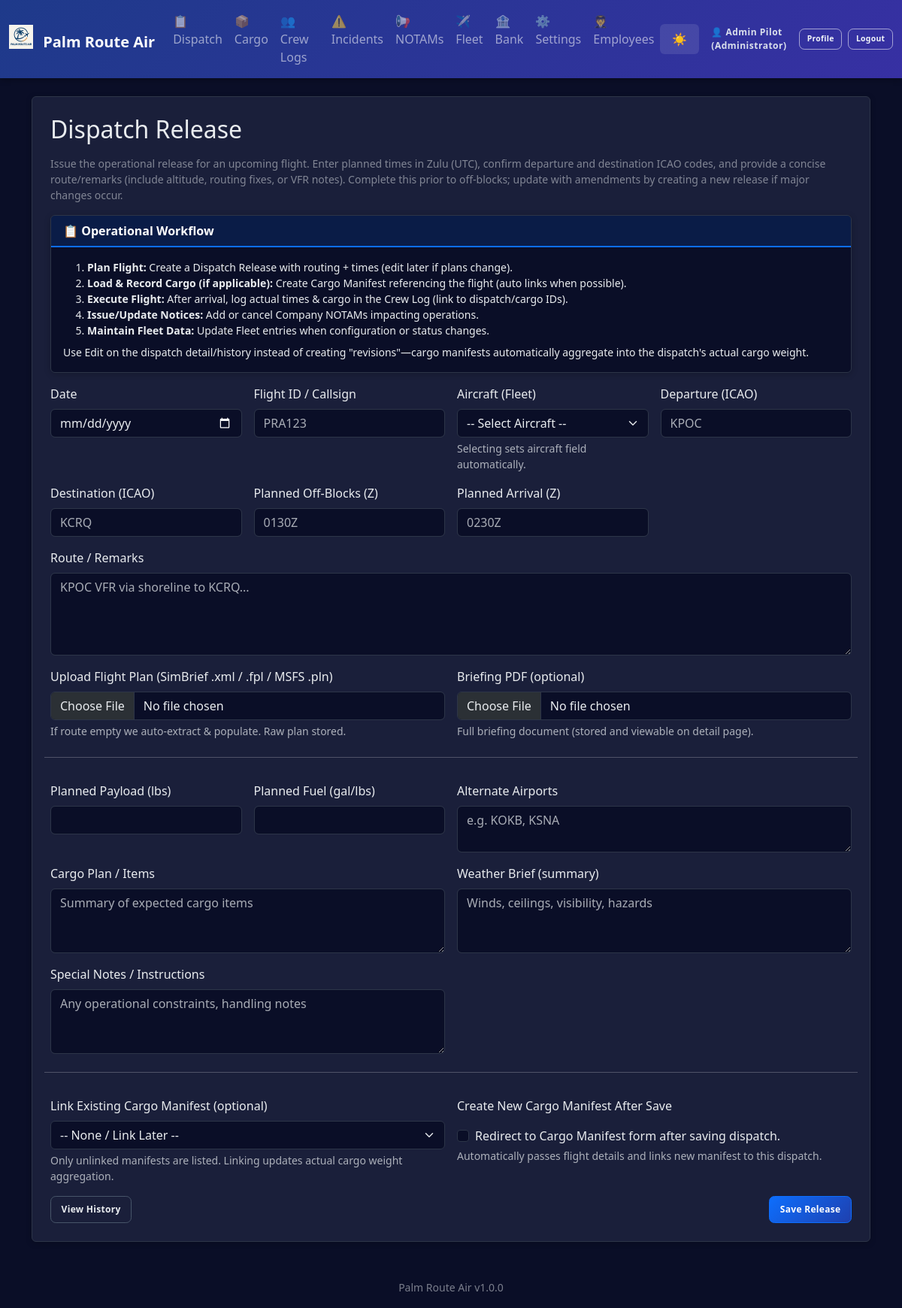
/dispatch (signed in), run on the app's committed database.
### app.py (models this page shows, shortened)
class AppSettings(db.Model):
    id = db.Column(db.Integer, primary_key=True)
    company_name = db.Column(db.String(100), default='Palm Route Air')
    logo_filename = db.Column(db.String(120))  # stored in static/logos/
    difficulty = db.Column(db.String(20), default='Normal')  # Easy, Normal, Hard, Realistic
    realism_fuel_variance = db.Column(db.Float, default=0.05)  # ±5% revenue jitter
    realism_destination_penalty = db.Column(db.Float, default=0.25)  # 25% penalty for missed destination
    currency_symbol = db.Column(db.String(5), default='$')
    distance_unit = db.Column(db.String(10), default='NM')  # NM or KM
    weight_unit = db.Column(db.String(10), default='lbs')  # lbs or kg
    show_workflow_help = db.Column(db.Integer, default=1)  # 1 = show, 0 = hide

class Employee(db.Model):
    id = db.Column(db.Integer, primary_key=True)
    name = db.Column(db.String(100), nullable=False)
    email = db.Column(db.String(120), unique=True)
    role = db.Column(db.String(50), default='Pilot')
    hire_date = db.Column(db.Date, default=datetime.date.today)
    active = db.Column(db.Integer, default=1)
    password_hash = db.Column(db.String(255))

### app.py (the view, shortened to what this page needs)
@app.route('/dispatch', methods=['GET', 'POST'])
@roles_required('Manager', 'Administrator')
def dispatch():
    defaults = {
        'date': request.args.get('date', ''),
        'flight_id': request.args.get('flight_id', ''),
        'fleet_entry_id': request.args.get('fleet_entry_id', ''),
        'departure': request.args.get('departure', ''),
        'destination': request.args.get('destination', ''),
        'offblocks': request.args.get('offblocks', ''),
        'arrival': request.args.get('arrival', ''),
        'route': request.args.get('route', ''),
        'payload_planned': request.args.get('payload_planned', ''),
        'fuel_planned': request.args.get('fuel_planned', ''),
        'cargo_plan': request.args.get('cargo_plan', ''),
        'alt_airports': request.args.get('alt_airports', ''),
        'weather_brief': request.args.get('weather_brief', ''),
        'special_notes': request.args.get('special_notes', '')
    }
    cargo_manifest_options = CargoManifest.query.filter_by(dispatch_release_id=None).order_by(CargoManifest.id.desc()).limit(25).all()
    fleet_entry_options = FleetEntry.query.order_by(FleetEntry.status.asc(), FleetEntry.registration.asc()).all()
    return render_template('dispatch_form.html', defaults=defaults, cargo_manifest_options=cargo_manifest_options, fleet_entry_options=fleet_entry_options)

### app.py (called while the page is built)
def roles_required(*roles):
    roles_set = set(roles)
    @wraps(roles_required)
    def decorator(f):
        @wraps(f)
        def inner(*args, **kwargs):
            if not session.get('employee_id'):
                flash('Login required.', 'error')
                return redirect(url_for('login'))
            emp = Employee.query.get(session['employee_id'])
            if not emp or (emp.role not in roles_set and emp.role != 'Administrator'):
                flash('Insufficient permissions.', 'error')
                return redirect(url_for('index'))
            return f(*args, **kwargs)
        return inner
    return decorator

@app.before_request
def enforce_login_globally():
    public_endpoints = {'login', 'logout', 'static'}
    if request.endpoint in public_endpoints or request.endpoint is None:
        return
    if not session.get('employee_id'):
        return redirect(url_for('login'))

@app.context_processor
def inject_settings():
    try:
        settings = AppSettings.query.first()
        if not settings:
            settings = AppSettings(company_name='Palm Route Air')
    except:
        settings = None
    current_employee = None
    if session.get('employee_id'):
        current_employee = Employee.query.get(session['employee_id'])
    return dict(app_settings=settings, app_version=APP_VERSION, current_employee=current_employee)

### templates/dispatch_form.html (shortened to what this page needs)
{% extends 'base.html' %}
{% block content %}
<div class="p-4 bg-white rounded shadow-sm">
  <h2 class="mb-3">Dispatch Release {% if edit_id %}Edit{% endif %}</h2>
  <p class="text-muted small">Issue the operational release for an upcoming flight. Enter planned times in Zulu (UTC), confirm departure and destination ICAO codes, and provide a concise route/remarks (include altitude, routing fixes, or VFR notes). Complete this prior to off-blocks; update with amendments by creating a new release if major changes occur.</p>
  {% include '_flow_help.html' %}
  <form method="post" enctype="multipart/form-data" class="row g-3" action="{% if edit_id %}{{ url_for('dispatch_edit', id=edit_id) }}{% else %}{{ url_for('dispatch') }}{% endif %}">
    <div class="col-md-3">
      <label class="form-label">Date</label>
      <input type="date" name="date" class="form-control" value="{{ defaults.date }}">
    </div>
    <div class="col-md-3">
      <label class="form-label">Flight ID / Callsign</label>
      <input type="text" name="flight_id" class="form-control" placeholder="PRA123" value="{{ defaults.flight_id }}">
    </div>
    <div class="col-md-3">
      <label class="form-label">Aircraft (Fleet)</label>
      <select name="fleet_entry_id" class="form-select" id="fleetSelect">
        <option value="">-- Select Aircraft --</option>
      </select>
      <div class="form-text">Selecting sets aircraft field automatically.</div>
    </div>
    <div class="col-md-3">
      <label class="form-label">Departure (ICAO)</label>
      <input type="text" name="departure" class="form-control" placeholder="KPOC" value="{{ defaults.departure }}">
    </div>
    <div class="col-md-3">
      <label class="form-label">Destination (ICAO)</label>
      <input type="text" name="destination" class="form-control" placeholder="KCRQ" value="{{ defaults.destination }}">
    </div>
    <div class="col-md-3">
      <label class="form-label">Planned Off-Blocks (Z)</label>
      <input type="text" name="offblocks" class="form-control" placeholder="0130Z" value="{{ defaults.offblocks }}">
    </div>
    <div class="col-md-3">
      <label class="form-label">Planned Arrival (Z)</label>
      <input type="text" name="arrival" class="form-control" placeholder="0230Z" value="{{ defaults.arrival }}">
    </div>
    <div class="col-12">
      <label class="form-label">Route / Remarks</label>
      <textarea name="route" rows="4" class="form-control" placeholder="KPOC VFR via shoreline to KCRQ...">{{ defaults.route }}</textarea>
    </div>
    <div class="col-md-6">
      <label class="form-label">Upload Flight Plan (SimBrief .xml / .fpl / MSFS .pln)</label>
      <input type="file" name="fpl_file" class="form-control" accept=".xml,.fpl,.pln,.txt">
      <div class="form-text">
        If route empty we auto-extract & populate. Raw plan stored.
      </div>
    </div>
    <div class="col-md-6">
      <label class="form-label">Briefing PDF (optional)</label>
      <input type="file" name="briefing_pdf" class="form-control" accept="application/pdf,.pdf">
      <div class="form-text">
        Full briefing document (stored and viewable on detail page).
      </div>
    </div>
    <hr class="mt-4" />
    <div class="col-md-3">
      <label class="form-label">Planned Payload (lbs)</label>
      <input type="text" name="payload_planned" class="form-control" value="{{ defaults.payload_planned }}">
    </div>
    <div class="col-md-3">
      <label class="form-label">Planned Fuel (gal/lbs)</label>
      <input type="text" name="fuel_planned" class="form-control" value="{{ defaults.fuel_planned }}">
    </div>
    <div class="col-md-6">
      <label class="form-label">Alternate Airports</label>
      <textarea name="alt_airports" rows="2" class="form-control" placeholder="e.g. KOKB, KSNA">{{ defaults.alt_airports }}</textarea>
    </div>
    <div class="col-md-6">
      <label class="form-label">Cargo Plan / Items</label>
      <textarea name="cargo_plan" rows="3" class="form-control" placeholder="Summary of expected cargo items">{{ defaults.cargo_plan }}</textarea>
    </div>
    <div class="col-md-6">
      <label class="form-label">Weather Brief (summary)</label>
      <textarea name="weather_brief" rows="3" class="form-control" placeholder="Winds, ceilings, visibility, hazards">{{ defaults.weather_brief }}</textarea>
    </div>
    <div class="col-md-6">
      <label class="form-label">Special Notes / Instructions</label>
      <textarea name="special_notes" rows="3" class="form-control" placeholder="Any operational constraints, handling notes">{{ defaults.special_notes }}</textarea>
    </div>
    <hr class="mt-4" />
    <div class="col-md-6">
      <label class="form-label">Link Existing Cargo Manifest (optional)</label>
      <select name="cargo_manifest_id" class="form-select">
        <option value="">-- None / Link Later --</option>
      </select>
      <div class="form-text">Only unlinked manifests are listed. Linking updates actual cargo weight aggregation.</div>
    </div>
    <div class="col-md-6">
      <label class="form-label">Create New Cargo Manifest After Save</label>
      <div class="form-check mt-2">
        <input class="form-check-input" type="checkbox" id="createCargoNext" name="create_cargo_next">
        <label class="form-check-label" for="createCargoNext">Redirect to Cargo Manifest form after saving dispatch.</label>
      </div>
      <div class="form-text">Automatically passes flight details and links new manifest to this dispatch.</div>
    </div>
    <div class="col-12 mt-3 d-flex justify-content-between align-items-center">
      <a href="{{ url_for('dispatch_history') }}" class="btn btn-outline-secondary">View History</a>
      <button type="submit" class="btn btn-primary">{% if edit_id %}Update Release{% else %}Save Release{% endif %}</button>
    </div>
  </form>
</div>
{% endblock %}

### templates/base.html (shortened to what this page needs)
<!doctype html>
<html lang="en" data-bs-theme="dark">
  <head>
    <link href="https://cdn.jsdelivr.net/npm/bootstrap@5.3.3/dist/css/bootstrap.min.css" rel="stylesheet">
  </head>
  <body>
    <nav class="navbar navbar-expand-lg navbar-dark mb-4">
      <div class="container-fluid">
        <a class="navbar-brand fw-bold" href="{{ url_for('index') }}">
          {% if app_settings and app_settings.logo_filename %}
            <img src="{{ url_for('static', filename='logos/' + app_settings.logo_filename) }}" height="32" class="me-2" style="vertical-align: -0.125em;" alt="Logo">
          {% endif %}
          {{ app_settings.company_name if app_settings else 'Palm Route Air' }}
        </a>
        <div class="collapse navbar-collapse" id="navbarNav">
          <ul class="navbar-nav me-auto">
            <li class="nav-item"><a class="nav-link" href="{{ url_for('dispatch_history') }}">📋 Dispatch</a></li>
            <li class="nav-item"><a class="nav-link" href="{{ url_for('cargo_history') }}">📦 Cargo</a></li>
            <li class="nav-item"><a class="nav-link" href="{{ url_for('crew_history') }}">👥 Crew Logs</a></li>
            <li class="nav-item"><a class="nav-link" href="{{ url_for('incident_history') }}">⚠️ Incidents</a></li>
            <li class="nav-item"><a class="nav-link" href="{{ url_for('notams_history') }}">📢 NOTAMs</a></li>
            <li class="nav-item"><a class="nav-link" href="{{ url_for('fleet_history') }}">✈️ Fleet</a></li>
            <li class="nav-item"><a class="nav-link" href="{{ url_for('economy_ledger') }}">🏦 Bank</a></li>
            <li class="nav-item"><a class="nav-link" href="{{ url_for('settings') }}">⚙️ Settings</a></li>
            {% if current_employee and current_employee.role in ['Manager','Administrator'] %}
            <li class="nav-item"><a class="nav-link" href="{{ url_for('employees') }}">🧑‍✈️ Employees</a></li>
            {% endif %}
          </ul>
          <button class="theme-toggle text-white" onclick="toggleTheme()" title="Toggle theme">
            <span id="theme-icon">🌙</span>
          </button>
          <div class="ms-3 d-flex align-items-center auth-actions">
            {% if current_employee %}
              <span class="auth-user-text me-2">👤 {{ current_employee.name }} ({{ current_employee.role }})</span>
              <a href="{{ url_for('profile') }}" class="btn btn-outline-light btn-sm me-2" title="View Profile">Profile</a>
              <a href="{{ url_for('logout') }}" class="btn btn-outline-light btn-sm" title="Logout">Logout</a>
            {% else %}
              <a href="{{ url_for('login') }}" class="btn btn-outline-light btn-sm" title="Employee Login">Login</a>
            {% endif %}
          </div>
        </div>
      </div>
    </nav>
    <main class="container mb-5">
      {% block content %}{% endblock %}
    </main>
    <footer class="container text-center pb-3">
      <small class="text-muted">{{ app_settings.company_name if app_settings else 'Palm Route Air' }} {{ app_version }}</small>
    </footer>
  </body>
</html>

### templates/base.html (style rules this page uses)
:root { --pra-primary: #0d6efd; --pra-secondary: #6c757d; --pra-success: #198754; --pra-danger: #dc3545; --pra-warning: #ffc107; --pra-info: #0dcaf0; --pra-thead-bg-light: #e9ecef; --pra-thead-color-light: #212529; --pra-thead-bg-dark: #1f2542; --pra-thead-color-dark: #f8f9fa; }
[data-bs-theme="dark"] { --bs-body-bg: #0a0e27; --bs-body-color: #e9ecef; --bs-card-bg: #1a1f3a; --bs-border-color: #2d3548; --bs-emphasis-color: #ffffff; }
body { background: var(--bs-body-bg); color: var(--bs-body-color); transition: background-color 0.3s ease, color 0.3s ease; }
.bg-white, .bg-light { background-color: var(--bs-card-bg) !important; border-color: var(--bs-border-color); }
.navbar { background: linear-gradient(135deg, #1e3a8a 0%, #3730a3 100%) !important; box-shadow: 0 2px 8px rgba(0,0,0,0.3); }
[data-bs-theme="dark"] .navbar .btn-outline-light { color: #f8f9fa !important; border-color: rgba(255,255,255,0.5) !important; background-color: transparent !important; }
.auth-actions .btn { transition: background-color .15s, color .15s, border-color .15s; }
.auth-user-text { font-size: .75rem; font-weight: 600; letter-spacing: .5px; opacity: 0.95; }
[data-bs-theme="dark"] .auth-user-text { color: #e2e8f0; }
.card, .shadow-sm, .rounded.shadow-sm { background-color: var(--bs-card-bg); border: 1px solid var(--bs-border-color); box-shadow: 0 2px 8px rgba(0,0,0,0.2) !important; }
.btn-outline-secondary, .btn-outline-primary, .btn-outline-warning, .btn-outline-info, .btn-outline-danger { border-width: 1.5px; }
.form-control, .form-select { background-color: var(--bs-body-bg); border-color: var(--bs-border-color); color: var(--bs-body-color); }
.theme-toggle { cursor: pointer; padding: 0.5rem 1rem; border: none; background: rgba(255,255,255,0.1); border-radius: 0.375rem; transition: background 0.2s; }
.text-muted { opacity: 0.7; }
.btn { font-weight: 600; font-size: .75rem; letter-spacing: .3px; border-radius: .45rem; border-width: 1.5px; padding: .50rem .85rem; transition: background-color .15s, color .15s, border-color .15s, box-shadow .15s; }
.btn-sm { padding: .35rem .6rem; font-size: .70rem; }
[data-bs-theme="dark"] .btn-primary { background: linear-gradient(135deg, #0d6efd 0%, #1e40af 100%); border-color: #0d6efd; }
.btn-outline-secondary { color: var(--bs-body-color); }
[data-bs-theme="dark"] .btn-outline-secondary { border-color: #475569; }
.navbar .btn { font-size: .65rem; padding: .35rem .6rem; }
.navbar .btn-outline-light { font-weight:600; }
[data-bs-theme="dark"] .navbar .btn-outline-light { color:#f1f5f9 !important; border-color: rgba(255,255,255,0.55) !important; }

### data on the page
AppSettings: logo_filename (picture), company_name "Palm Route Air"
Employee: name "Admin Pilot", role "Administrator"

### other printed values
{{ app_version }} "v1.0.0"
